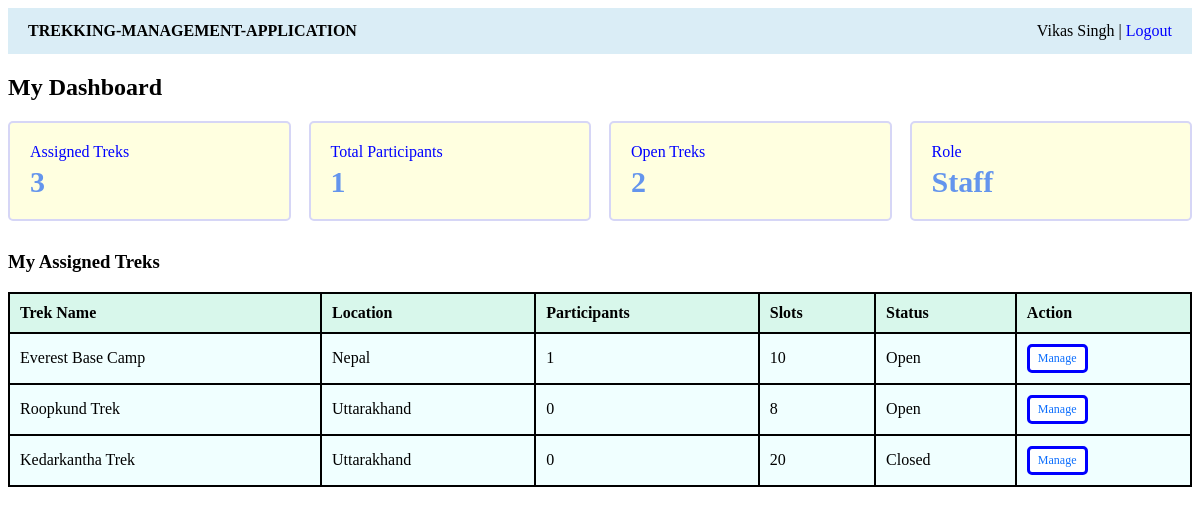
/staff (signed in), run on the app's committed database.
### application/models.py (models this page shows)
class Trek(db.Model):
    __tablename__ = "treks"
    id = db.Column(db.Integer, primary_key = True)
    name = db.Column(db.String(100), nullable = False)
    location = db.Column(db.String(100), nullable = False)
    difficulty = db.Column(db.String(50), nullable = False)
    duration = db.Column(db.Integer, nullable = False)
    available_slots = db.Column(db.Integer, nullable = False)
    assigned_staff_id = db.Column(db.Integer, db.ForeignKey("users.id"))
    status = db.Column(db.String(30), default="open")
    start_date = db.Column(db.String(20))
    end_date = db.Column(db.String(20))
    description = db.Column(db.Text)
    image = db.Column(db.String(200))
    bookings = db.relationship('Booking', backref = 'Trek', lazy = True)

### application/controllers.py (the view)
@app.route("/staff")
def staff_dashboard():
    if session.get("role") != "staff":
        return redirect("/login")
    treks = Trek.query.filter_by(assigned_staff_id=session.get("user_id")).all()
    trek_rows =[]
    for trek in treks:
        count=Booking.query.filter_by(trek_id=trek.id,status="Booked").count()
        trek_rows.append({
            "id":trek.id,
            "name":trek.name,
            "location":trek.location,
            "participant_count":count,
            "available_slots":trek.available_slots,
            "status":trek.status,
        })
    return render_template("staff_dashboard.html", treks=trek_rows)

### templates/staff_dashboard.html
{% extends "base.html" %}
{% block public_content %}
<h2>My Dashboard</h2>
<div class="cards">
    <div class="card">Assigned Treks<h3>{{ treks|length }}</h3></div>
    <div class="card">Total Participants<h3>{{ treks|sum(attribute='participant_count') }}</h3></div>
    <div class="card">Open Treks<h3>{{ treks|selectattr('status', 'equalto', 'Open')|list|length }}</h3></div>
    <div class="card">Role<h3>Staff</h3></div>
</div>
<h3>My Assigned Treks</h3>
<table>
    <tr><th>Trek Name</th><th>Location</th><th>Participants</th><th>Slots</th><th>Status</th><th>Action</th></tr>
    {% for t in treks %}
    <tr>
        <td>{{ t.name }}</td><td>{{ t.location }}</td><td>{{ t.participant_count }}</td>
        <td>{{ t.available_slots }}</td><td>{{ t.status }}</td>
        <td><a class="btn btn-small btn-light" href="{{ url_for('staff_trek', trek_id=t.id) }}">Manage</a></td>
    </tr>
    {% endfor %}
</table>
{% endblock %}

### static/style.css (style rules this page uses)
a { color: blue; text-decoration:solid; }
button, .btn { display:inline-block; border: solid blue; background: blue; color: white; border-radius: 5px; cursor: pointer; font-size: 15px; }
table { width: 100%; border-collapse: collapse; background: azure; }
th, td { border: 2px solid; padding: 10px; text-align: left; }
th { background-color:rgb(216, 247, 235) ; }
.cards { display: grid; grid-template-columns: repeat(4, 1fr); gap: 18px; margin-bottom: 30px; }
.card { border: 2px solid rgb(214, 214, 246); background: lightyellow; padding: 20px; border-radius: 5px; color: blue;font: bolder; }
.card h3 { margin: 4px 0 0; font-size: 30px; color: cornflowerblue; }
.btn-small { padding: 4px 8px; font-size: 12px; }
.btn-light { background: white; color: #0d6efd; }

### data on the page
Trek: name "Everest Base Camp", location "Nepal", participant_count "1", available_slots "10", status "Open"
Trek: name "Roopkund Trek", location "Uttarakhand", participant_count "0", available_slots "8", status "Open"
Trek: name "Kedarkantha Trek", location "Uttarakhand", participant_count "0", available_slots "20", status "Closed"

### other printed values
{{ session.get('name') }} "Vikas Singh"
{{ treks|length }} "3"
{{ treks|sum(attribute='participant_count') }} "1"
{{ treks|selectattr('status', 'equalto', 'Open')|list|length }} "2"
